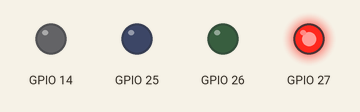
Recording of a sketch running on a simulated ESP32. Shown: output pins drawn as LEDs (lit = HIGH). WiFi joins after 1.5 s; servers stay silent unless stated; no MQTT or app messages arrive unless stated.

Above: at 0.1 s.
At 1.6 s:
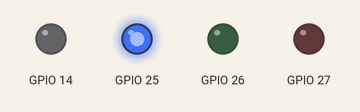
Timing chart, 0 to 3.1 s (numbered marks = the images above):
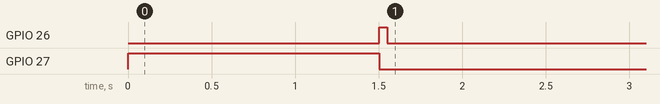

The sketch:

sketch.ino
```cpp
#include <WiFi.h>
#include <MQTT.h>

// Nama WiFi dan password nya
const char ssid[] = "Wokwi-GUEST";
const char pass[] = "";

// Object untuk terhubung ke MQTT dan ke WiFi
WiFiClient net;
MQTTClient client;

void connect(){
  rgb(1,0,0);         // LED Merah menyala (belum terhubung ke WiFi)
  while(WiFi.status() != WL_CONNECTED){     // Mengecek apakah sudah terhubung ke WiFi atau belum
    delay(500);
  }
  rgb(0,1,0);   // LED Hijau menyala (berhasil terhubung ke WiFi)

  while(!client.connect("eurghsleutkg9348")){ // ClientID harus berbeda satu sama lain
    delay(500);
  }
  rgb(0,0,1); // LED Biru menyala (berhasil terhubung ke MQTT Broker / server)

  client.subscribe("smarthome/#");  // lakukan subscribe ke topic "smarthome/#"
}

void subscribe(String &topic, String &data){
  if(topic == "smarthome/garasi"){
    if(data == "on"){
      digitalWrite(14, 1);
    } else {
      digitalWrite(14, 0);
    }
  }
}

void setup() {
  // Memberi tahu ESP32 pin yang digunakan sebagai output
  pinMode(14, OUTPUT);
  pinMode(25, OUTPUT);
  pinMode(26, OUTPUT);
  pinMode(27, OUTPUT);

  WiFi.begin(ssid, pass);   // Memulai penggunaan WiFi
  client.begin("broker.emqx.io", net); // Memulai penggunaan MQTT

  client.onMessage(subscribe);    // Memberi tahu jika ada data yang masuk maka function dengan nama subscribe akan dieksekusi

  connect();  // Panggil function bernama void connect()
}

void loop() {
  client.loop();  // Untuk mengecek secara berkala data yang masuk
  delay(10);
}

void rgb(bool red, bool green, bool blue){
  digitalWrite(27, red);
  digitalWrite(26, green);
  digitalWrite(25, blue);
}
```
